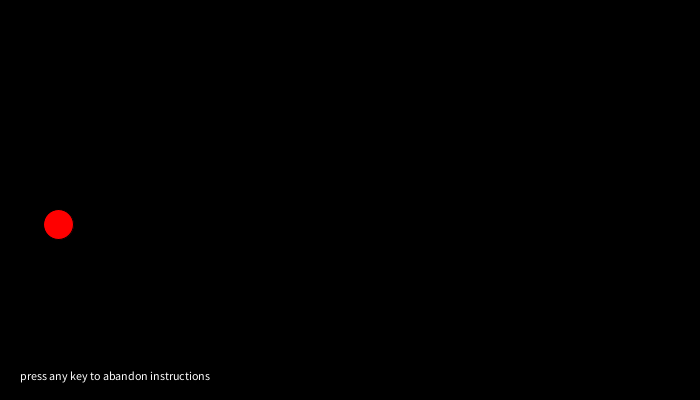
Frame 1 (no input)
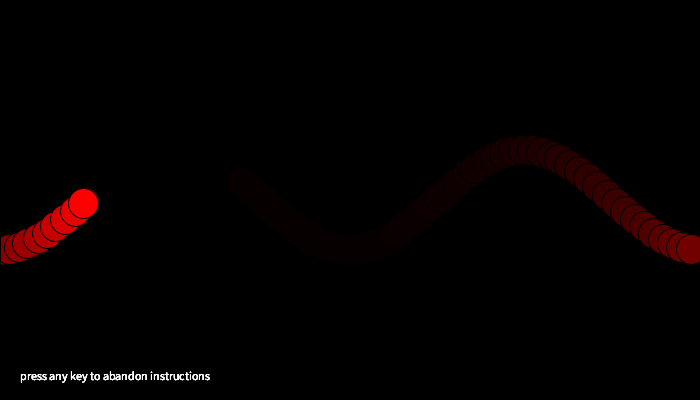
Frame 60 (the mouse pressed at the canvas centre just before this capture)
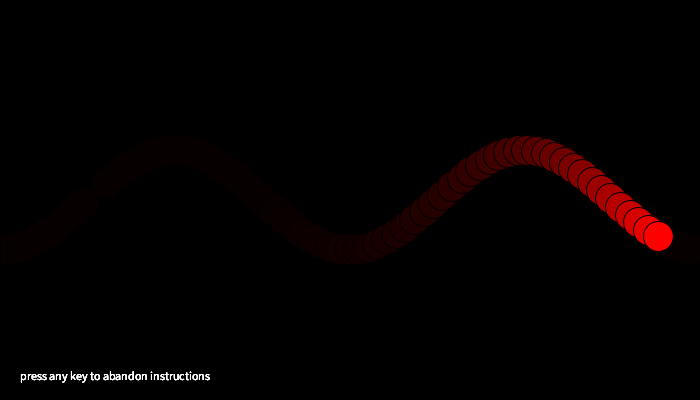
Frame 120 (the mouse held since frame 60 and released just before this capture)

The Processing sketch that drew these frames (run headless with seeded random() and noise(); from frame 60 on, the mouse is pressed at the canvas centre):

// Processing sketch: abandonNormal
// ── abandonNormal.pde
float x;
float y;

void setup() {
  size(700, 400);
  background(0);
  x = 0;
  y = height / 2;
}

void draw() {
  if (keyPressed) {
    x += random(-60, 60);
    y += random(-60, 60);
    if (x < 0) {
      x = x + width;
    } else if (x > width) {
      x = x - width;
    }
    if (y < 0) {
      y = y + height;
    } else if (y > height) {
      y = y - height;
    }
  } else {
    float percentDone = ((float)millis() / 1250.0) % 1.0;
    x = percentDone * width;
    y = cos(percentDone * 2 * TAU) * 50 + height / 2;
  }
  fill(0, 20);
  rect(0, 0, width, height);
  fill(255);
  text("press any key to abandon instructions", 20, height - 20);

  pushMatrix();
    translate(x, y);
    fill(255, 0, 0);
    ellipse(0, 0, 30, 30);
  popMatrix();
}
